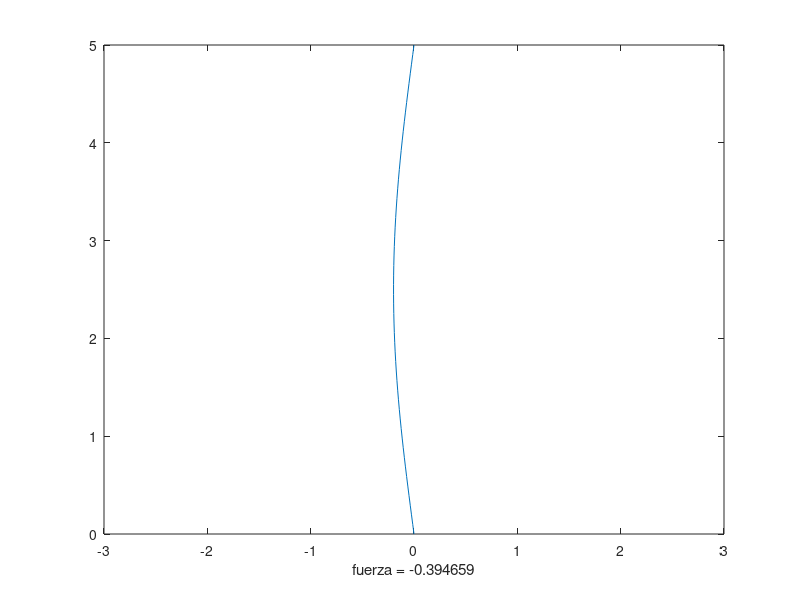

The MATLAB source for this figure:
% Definiciones: longitud, número de nodos interiores y matriz
L = 5;  n = 50;                   
v = [-2,1,zeros(1,n-2)];  A = toeplitz(v);     
% Cálculo de valores propios y localización del menor en |.|
[P,D] = eig(A);	
[lambda,posicion] = max(diag(D));  % Valores propios negativos  
vector = P(:,posicion); 
% Representación gráfica de la deformación
y = linspace(0,L,n+2);     
deformacion = [0,vector',0]; 
plot(deformacion,y)
texto = sprintf("fuerza = %f", lambda*(n+1)^2/L^2); 
xlabel(texto);
axis([-3,3,0,L]);